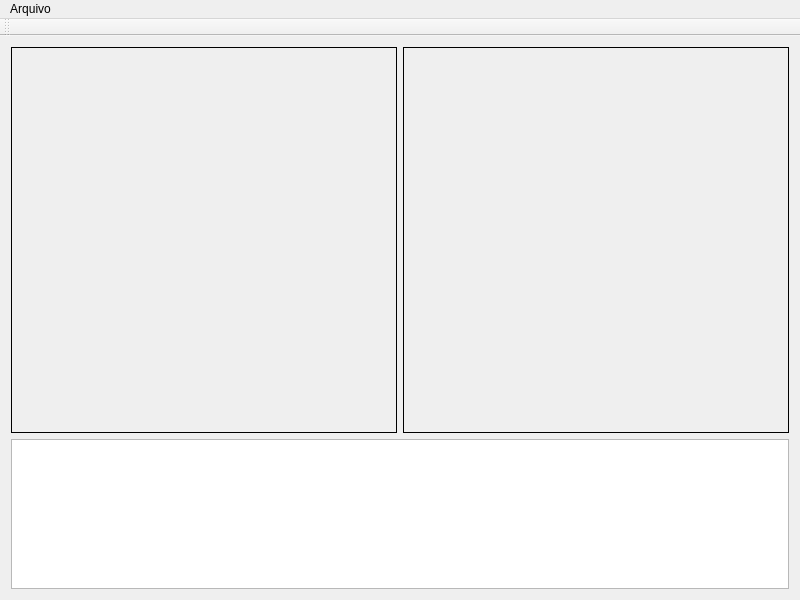
<?xml version="1.0" encoding="UTF-8"?>
<ui version="4.0">
 <class>MainWindow</class>
 <widget class="QMainWindow" name="MainWindow">
  <property name="geometry">
   <rect>
    <x>0</x>
    <y>0</y>
    <width>800</width>
    <height>600</height>
   </rect>
  </property>
  <property name="sizePolicy">
   <sizepolicy hsizetype="Fixed" vsizetype="Fixed">
    <horstretch>0</horstretch>
    <verstretch>0</verstretch>
   </sizepolicy>
  </property>
  <property name="minimumSize">
   <size>
    <width>800</width>
    <height>600</height>
   </size>
  </property>
  <property name="maximumSize">
   <size>
    <width>800</width>
    <height>600</height>
   </size>
  </property>
  <property name="windowTitle">
   <string>MainWindow</string>
  </property>
  <widget class="QWidget" name="centralWidget">
   <layout class="QVBoxLayout" name="verticalLayout">
    <item>
     <layout class="QHBoxLayout" name="horizontalLayout">
      <item>
       <widget class="QFrame" name="mapa1">
        <property name="styleSheet">
         <string>background-image: url(Mar.jpg);</string>
        </property>
        <property name="frameShape">
         <enum>QFrame::Panel</enum>
        </property>
        <property name="frameShadow">
         <enum>QFrame::Plain</enum>
        </property>
        <layout class="QGridLayout" name="_2">
         <item row="0" column="1">
          <layout class="QGridLayout" name="gridLayout">
           <property name="sizeConstraint">
            <enum>QLayout::SetMinAndMaxSize</enum>
           </property>
           <property name="spacing">
            <number>0</number>
           </property>
          </layout>
         </item>
        </layout>
       </widget>
      </item>
      <item>
       <widget class="QFrame" name="mapa2">
        <property name="styleSheet">
         <string>background-image: url(Mar.jpg);</string>
        </property>
        <property name="frameShape">
         <enum>QFrame::Panel</enum>
        </property>
        <property name="frameShadow">
         <enum>QFrame::Plain</enum>
        </property>
        <layout class="QGridLayout" name="gridLayout_2">
         <item row="0" column="0">
          <layout class="QGridLayout" name="gridLayout_3">
           <property name="spacing">
            <number>0</number>
           </property>
          </layout>
         </item>
        </layout>
       </widget>
      </item>
     </layout>
    </item>
    <item>
     <widget class="QListWidget" name="listWidget">
      <property name="maximumSize">
       <size>
        <width>16777215</width>
        <height>150</height>
       </size>
      </property>
      <property name="dragDropMode">
       <enum>QAbstractItemView::DragDrop</enum>
      </property>
      <property name="movement">
       <enum>QListView::Free</enum>
      </property>
      <property name="layoutMode">
       <enum>QListView::Batched</enum>
      </property>
      <property name="viewMode">
       <enum>QListView::IconMode</enum>
      </property>
      <property name="uniformItemSizes">
       <bool>false</bool>
      </property>
      <property name="wordWrap">
       <bool>false</bool>
      </property>
     </widget>
    </item>
   </layout>
  </widget>
  <widget class="QMenuBar" name="menuBar">
   <property name="geometry">
    <rect>
     <x>0</x>
     <y>0</y>
     <width>800</width>
     <height>22</height>
    </rect>
   </property>
   <widget class="QMenu" name="menuArquivo">
    <property name="title">
     <string>Arquivo</string>
    </property>
    <addaction name="actionSair"/>
   </widget>
   <addaction name="menuArquivo"/>
  </widget>
  <widget class="QToolBar" name="mainToolBar">
   <attribute name="toolBarArea">
    <enum>TopToolBarArea</enum>
   </attribute>
   <attribute name="toolBarBreak">
    <bool>false</bool>
   </attribute>
  </widget>
  <action name="actionSair">
   <property name="text">
    <string>Sair</string>
   </property>
  </action>
 </widget>
 <layoutdefault spacing="6" margin="11"/>
 <resources/>
 <connections/>
</ui>
